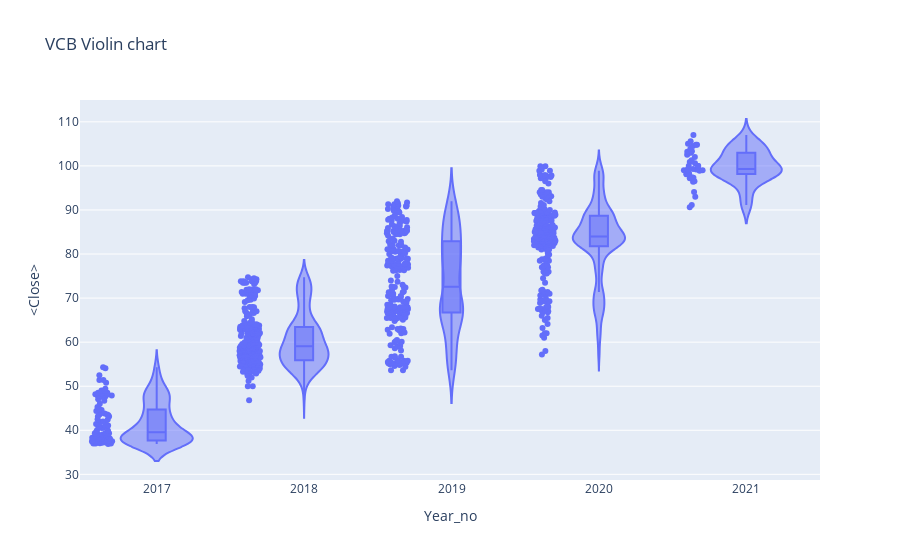

Notebook code cell kept with this figure:
### Code cell
#px.violin(df_tips, y="tip", x="smoker", color="sex", box=True, points="all",
#          hover_data=df_tips.columns)

fig = go.Figure()
px.violin(df,x='Year_no',y='<Close>',box =True, points='all',
         hover_data=df.columns, title = 'VCB Violin chart')

### Figure 1 — Plotly figure (JSON) as saved in the notebook; plotly's stock layout.template omitted (floating-point values rounded to 4 significant figures; data arrays with more than 128 entries replaced by an {"elided": "..."} marker saying what was removed)
{"data": [{"alignmentgroup": "True", "box": {"visible": true}, "customdata": {"elided": "900x3 mixed values"}, "hovertemplate": "Year_no=%{x}<br><Close>=%{y}<br>datetime=%{customdata[0]}<br><Volume>=%{customdata[1]}<br>Period=%{customdata[2]}<extra></extra>", "legendgroup": "", "marker": {"color": "#636efa"}, "name": "", "offsetgroup": "", "orientation": "v", "points": "all", "scalegroup": "True", "showlegend": false, "type": "violin", "x": {"elided": "900 int values"}, "x0": " ", "xaxis": "x", "y": {"elided": "900 float values"}, "y0": " ", "yaxis": "y"}], "layout": {"legend": {"tracegroupgap": 0}, "title": {"text": "VCB Violin chart"}, "violinmode": "group", "xaxis": {"anchor": "y", "domain": [0, 1], "title": {"text": "Year_no"}}, "yaxis": {"anchor": "x", "domain": [0, 1], "title": {"text": "<Close>"}}}}
